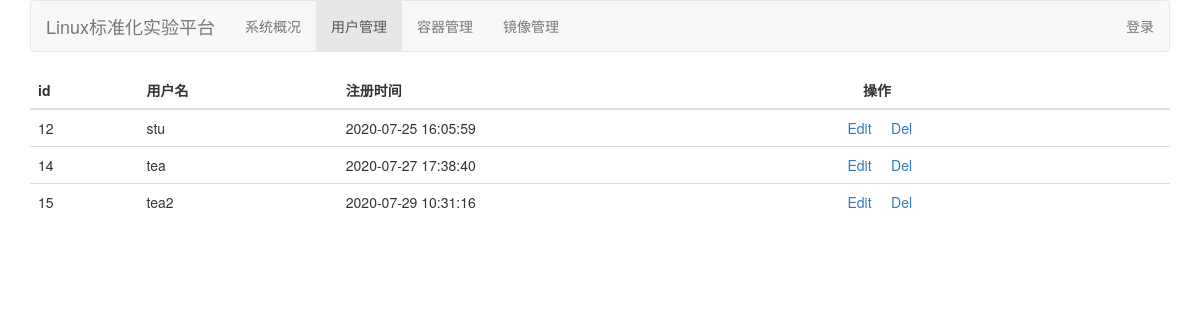
The app's page /admin/user/index.php, older data.
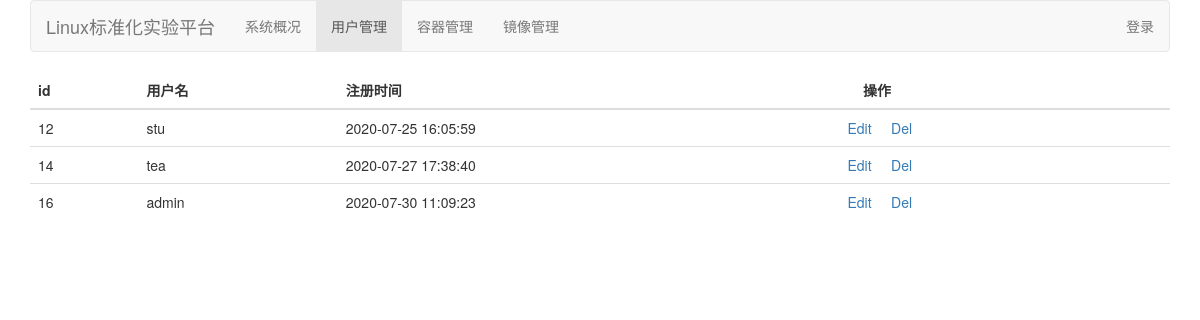
The same page, newer data.
### tables this page shows
CREATE TABLE IF NOT EXISTS `user` (
  `id` int(11) NOT NULL,
  `username` varchar(255) DEFAULT NULL,
  `passwd` varchar(255) DEFAULT NULL,
  `teacher_id` int(11) DEFAULT NULL,
  `time` datetime DEFAULT NULL,
  `type` varchar(255) DEFAULT NULL
);

### admin/user/index.php (the view, shortened to what this page needs)
<!DOCTYPE html>
<html lang="en">
<head>
    <link href="https://cdn.staticfile.org/twitter-bootstrap/3.3.7/css/bootstrap.min.css" rel="stylesheet">
</head>
<body>
<div class="container">
    <div class="row clearfix">
        <div class="col-md-12 column">
            <nav class="navbar navbar-default" role="navigation">
                <div class="navbar-header">
                    <a class="navbar-brand" href="/admin/">Linux标准化实验平台</a>
                </div>
                <div class="collapse navbar-collapse" id="bs-example-navbar-collapse-1">
                    <ul class="nav navbar-nav">
                        <li>
                            <a href="/admin/system">
                                系统概况
                            </a>
                        </li>
                        <li class="active">
                            <a href="/admin/user">
                                用户管理
                            </a>
                        </li>
                        <li>
                            <a href="/admin/container">
                                容器管理
                            </a>
                        </li>
                        <li>
                            <a href="/admin/image">
                                镜像管理
                            </a>
                        </li>
                    </ul>
                    <?php
                    include "../../fun/login_status.php";
                    ?>
                </div>
            </nav>
            <table class="table">
                <thead>
                <tr>
                    <th>
                        id
                    </th>
                    <th>
                        用户名
                    </th>
                    <th>
                        注册时间
                    </th>
                    <th>&nbsp;&nbsp;&nbsp;
                        操作
                    </th>
                </tr>
                </thead>
                <tbody>
                <?php
                $username = $_SESSION["teacher"];
                include '../../fun/conn.php';
                $conn = new mysqli($servername, $dbusername, $dbpasswd, $dbname);
                $sql = "select id,username,time from user";
                $result = $conn->query($sql);
                while(list($id,$username,$time) = $result->fetch_row())
                {
                    echo "
                    <tr>
                        <td>
                            $id
                        </td>
                        <td>
                            $username
                        </td>
                        <td>
                            $time
                        </td>
                        <td>
                            <a href='edit?id=$id'>Edit</a>
                            &nbsp;&nbsp;&nbsp;
                            <a href='delete?id=$id' onclick=\"return confirm('确定删除当前用户？')\">Del</a>
                            &nbsp;&nbsp;&nbsp;
                        </td>
                    </tr>
                    ";
                }
                ?>
                </tbody>
            </table>
        </div>
    </div>
</div>
</body>
</html>

Row changes from the older to the newer data that the page shows:
removed user: id "15", username "tea2", time "2020-07-29 10:31:16"
added user: id "16", username "admin", time "2020-07-30 11:09:23"
